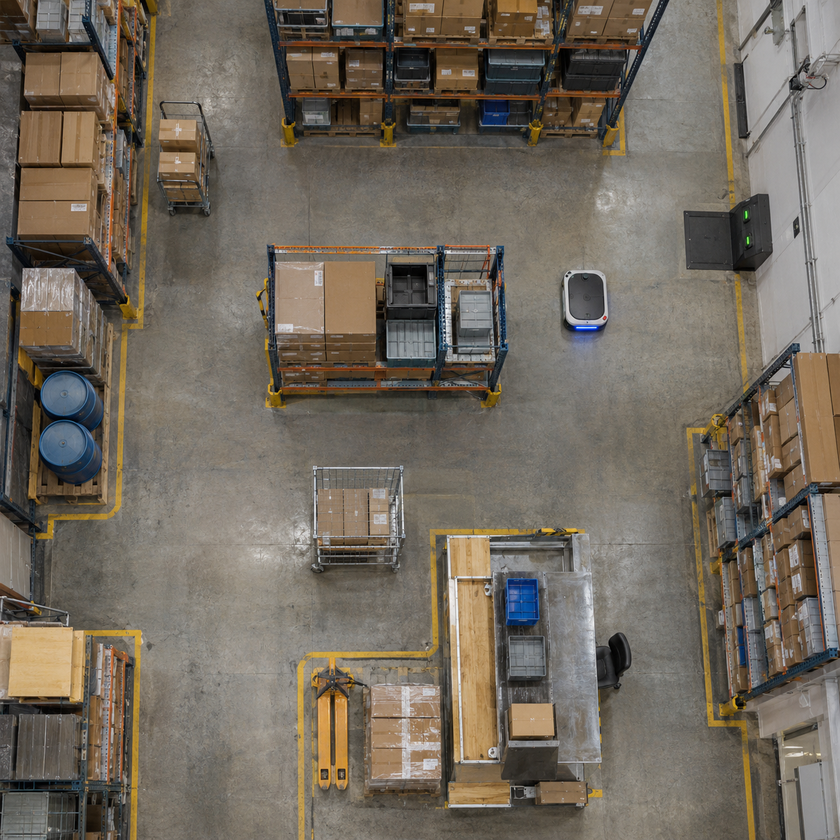
#> input picture data/maps/map_1.png, 840 x 840 px, shrunk from 1254 x 1254 before the run
$ python -i preprocessing.py   (imports and definitions only)
#> lines starting #> are read from the running program, lines starting #| are printed output that depends on the picture; after the words box and inside, x2 and y2 are one past the last pixel; in counts of white or black regions, pixels touching at a corner belong together
#> further down, picture is the input picture: shape (840, 840, 3); mean B, G, R 94, 105.7, 114.2
from dataclasses import dataclass
from pathlib import Path
from typing import Literal

import cv2
import numpy as np


MorphologyMode = Literal["none", "open", "close"]
SUPPORTED_SUFFIXES = {".png", ".jpg", ".jpeg"}


class ImageProcessingError(ValueError):
	"""Raised when an image cannot be loaded or processed safely."""


@dataclass(frozen=True)
class ProcessingOptions:
	threshold: int = 128
	otsu: bool = True
	adaptive: bool = False
	block_size: int = 11
	adaptive_c: int = 2
	morphology: MorphologyMode = "none"
	kernel_size: int = 3
	light_pixels_are_obstacles: bool = False

	def __post_init__(self) -> None:
		for name in ("threshold", "block_size", "adaptive_c", "kernel_size"):
			value = getattr(self, name)
			if isinstance(value, bool) or not isinstance(value, int):
				raise ImageProcessingError(f"{name} must be an integer.")
		for name in ("otsu", "adaptive", "light_pixels_are_obstacles"):
			if not isinstance(getattr(self, name), bool):
				raise ImageProcessingError(f"{name} must be Boolean.")
		if self.otsu and self.adaptive:
			raise ImageProcessingError("Otsu and adaptive thresholding cannot be enabled together.")
		if not 0 <= self.threshold <= 255:
			raise ImageProcessingError("Threshold must be between 0 and 255.")
		if self.block_size < 3 or self.block_size % 2 == 0:
			raise ImageProcessingError("Adaptive block size must be an odd number of at least 3.")
		if not -50 <= self.adaptive_c <= 50:
			raise ImageProcessingError("Adaptive C must be between -50 and 50.")
		if self.morphology not in ("none", "open", "close"):
			raise ImageProcessingError("Morphology must be none, open, or close.")
		if self.kernel_size < 1 or self.kernel_size % 2 == 0:
			raise ImageProcessingError("Morphology kernel size must be a positive odd number.")


def load_image(path: str | Path) -> np.ndarray:
	"""Load a supported local image as an 8-bit BGR array, including Unicode paths."""
	image_path = Path(path).expanduser()
	if image_path.suffix.lower() not in SUPPORTED_SUFFIXES:
		raise ImageProcessingError("Choose a PNG, JPG, or JPEG image.")

	try:
		encoded_file = np.frombuffer(image_path.read_bytes(), dtype=np.uint8)
	except OSError as error:
		raise ImageProcessingError(f"Unable to read image: {error}") from error

	if encoded_file.size == 0:
		raise ImageProcessingError("The selected image file is empty.")

	image = cv2.imdecode(encoded_file, cv2.IMREAD_COLOR)
	if image is None or image.size == 0:
		raise ImageProcessingError("The selected file is not a readable image.")
	return image


def to_grayscale(image: np.ndarray) -> np.ndarray:
	"""Convert a uint8 grayscale, BGR, or BGRA image into an 8-bit grayscale image."""
	if not isinstance(image, np.ndarray) or image.size == 0:
		raise ImageProcessingError("Image data is empty.")
	if image.dtype != np.uint8:
		raise ImageProcessingError("Image data must use 8-bit pixels.")
	if image.ndim == 2:
		return image
	if image.ndim != 3:
		raise ImageProcessingError("Image must be grayscale, BGR, or BGRA.")
	if image.shape[2] == 3:
		return cv2.cvtColor(image, cv2.COLOR_BGR2GRAY)
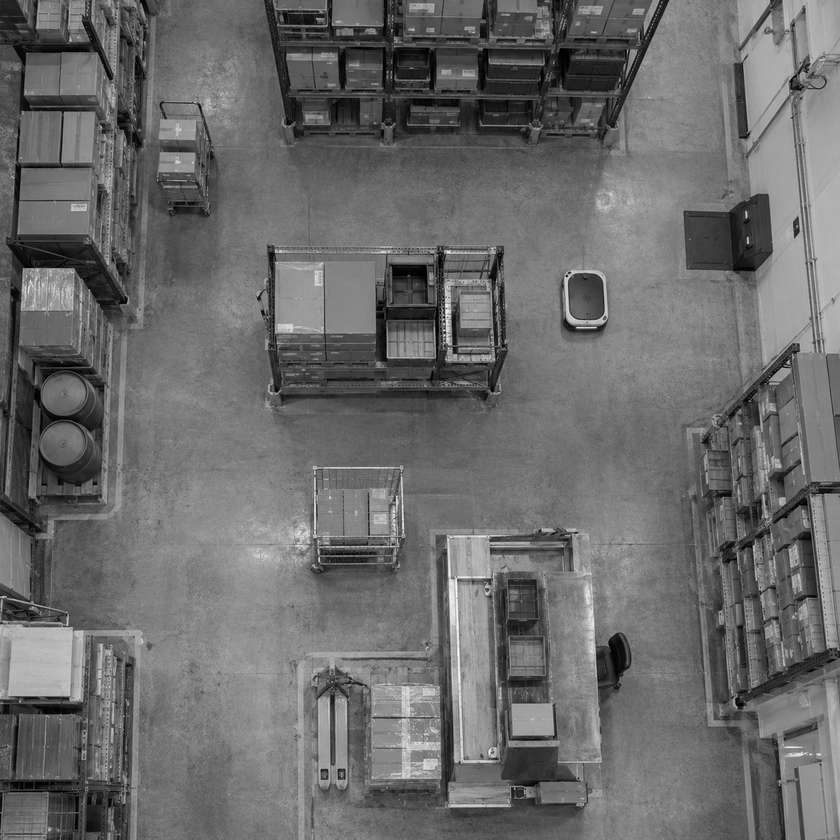
#> returned value: shape (840, 840); min 0, max 254, mean 106.9
	if image.shape[2] == 4:
		return cv2.cvtColor(image, cv2.COLOR_BGRA2GRAY)
	raise ImageProcessingError("Color images must have 3 (BGR) or 4 (BGRA) channels.")


def preprocess_image(image: np.ndarray, options: ProcessingOptions | None = None) -> np.ndarray:
	"""Return a binary uint8 image where obstacles are black and free space is white."""
	settings = options or ProcessingOptions()
	grayscale = to_grayscale(image)

	if settings.adaptive:
		binary = cv2.adaptiveThreshold(
			grayscale,
			255,
			cv2.ADAPTIVE_THRESH_GAUSSIAN_C,
			cv2.THRESH_BINARY,
			settings.block_size,
			settings.adaptive_c,
		)
	elif settings.otsu:
		smoothed = cv2.GaussianBlur(grayscale, (3, 3), 0)
		_, binary = cv2.threshold(
			smoothed,
			0,
			255,
			cv2.THRESH_BINARY | cv2.THRESH_OTSU,
		)
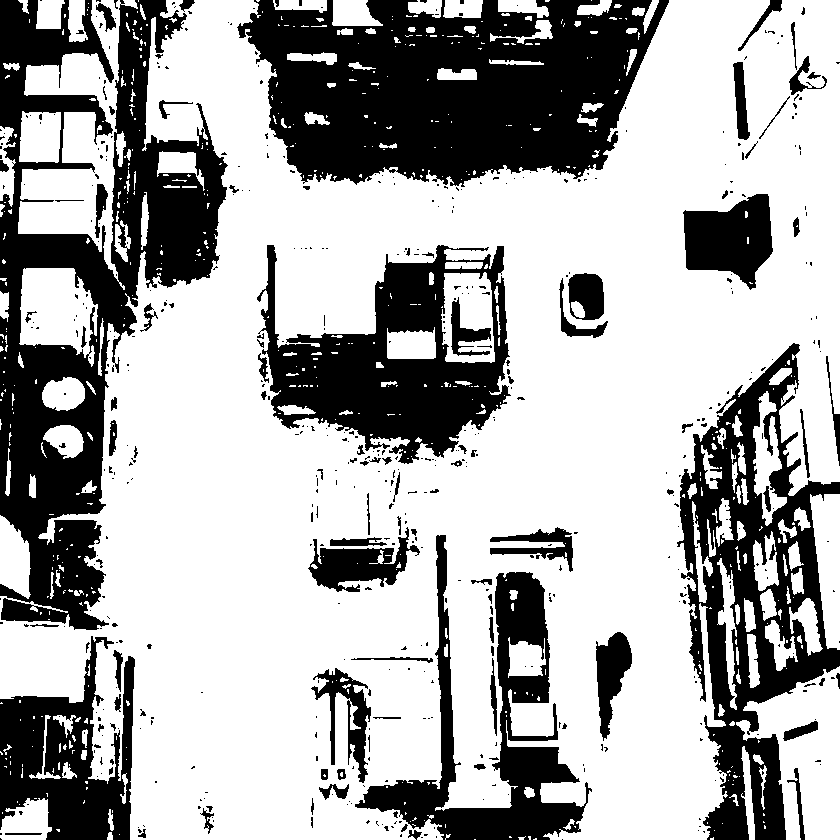
#> binary: shape (840, 840); 67.1% white; 544 black regions (440 under 20 px), largest, box (x1, y1, x2, y2) and area: (0, 0, 228, 630) 56904, (237, 0, 669, 187) 56649, (677, 343, 840, 840) 31782
	else:
		_, binary = cv2.threshold(
			grayscale,
			settings.threshold,
			255,
			cv2.THRESH_BINARY,
		)

	if settings.light_pixels_are_obstacles:
		binary = cv2.bitwise_not(binary)

	if settings.morphology != "none":
		kernel = np.ones((settings.kernel_size, settings.kernel_size), dtype=np.uint8)
		obstacle_mask = cv2.bitwise_not(binary)
		operation = cv2.MORPH_OPEN if settings.morphology == "open" else cv2.MORPH_CLOSE
		obstacle_mask = cv2.morphologyEx(obstacle_mask, operation, kernel)
		binary = cv2.bitwise_not(obstacle_mask)

	return binary

>>> import cv2
>>> picture = cv2.imread('../../../data/maps/map_1.png')
>>> result = preprocess_image(picture)

$ run again, on data/maps/map_2.png
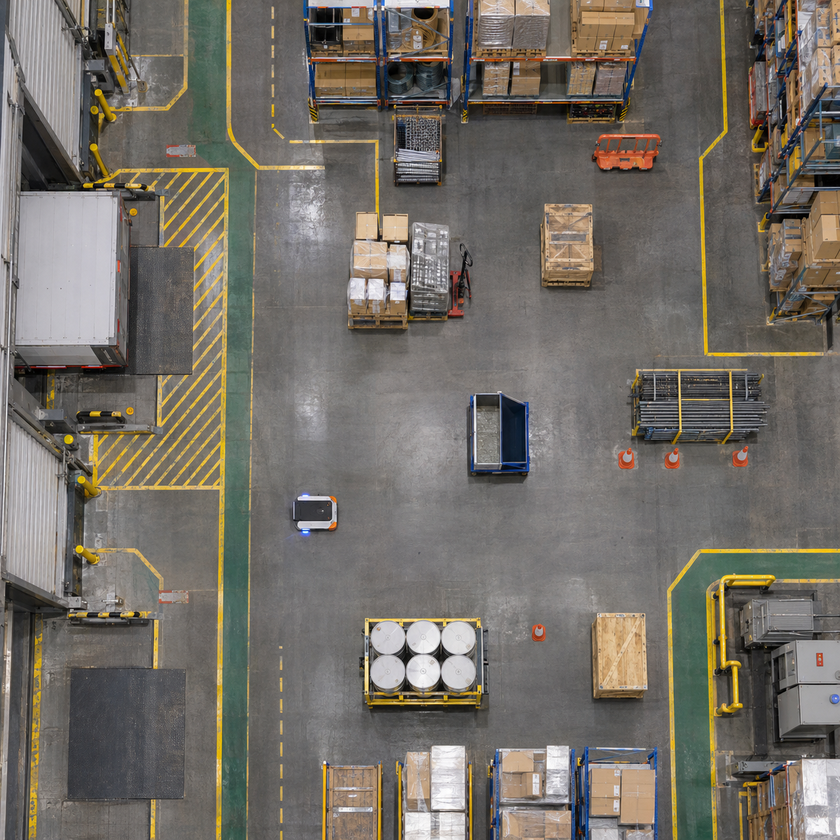
#> input picture data/maps/map_2.png, 840 x 840 px, shrunk from 1254 x 1254 before the run
#> picture is the input picture: shape (840, 840, 3); mean B, G, R 102.6, 110.4, 115.5
#> in to_grayscale, `return cv2.cvtColor(image, cv2.COLOR_BGR2GRAY)`:
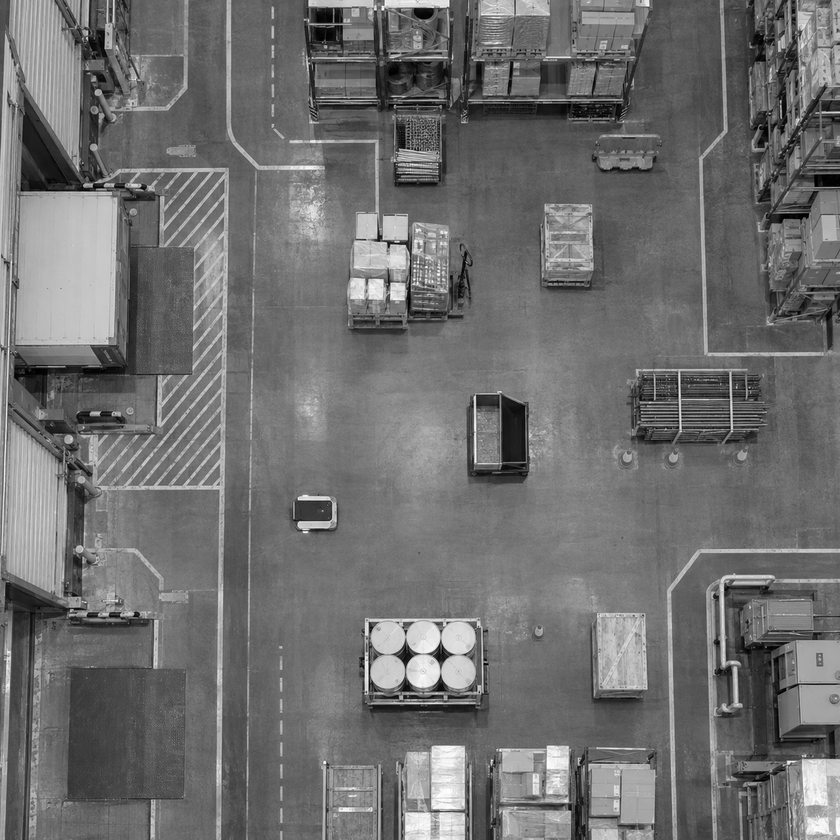
#> returned value: shape (840, 840); min 0, max 255, mean 111.1
#> in preprocess_image, `_, binary = cv2.threshold( smoothed, 0, 255, cv2.THRESH_BINARY | cv2.T..`:
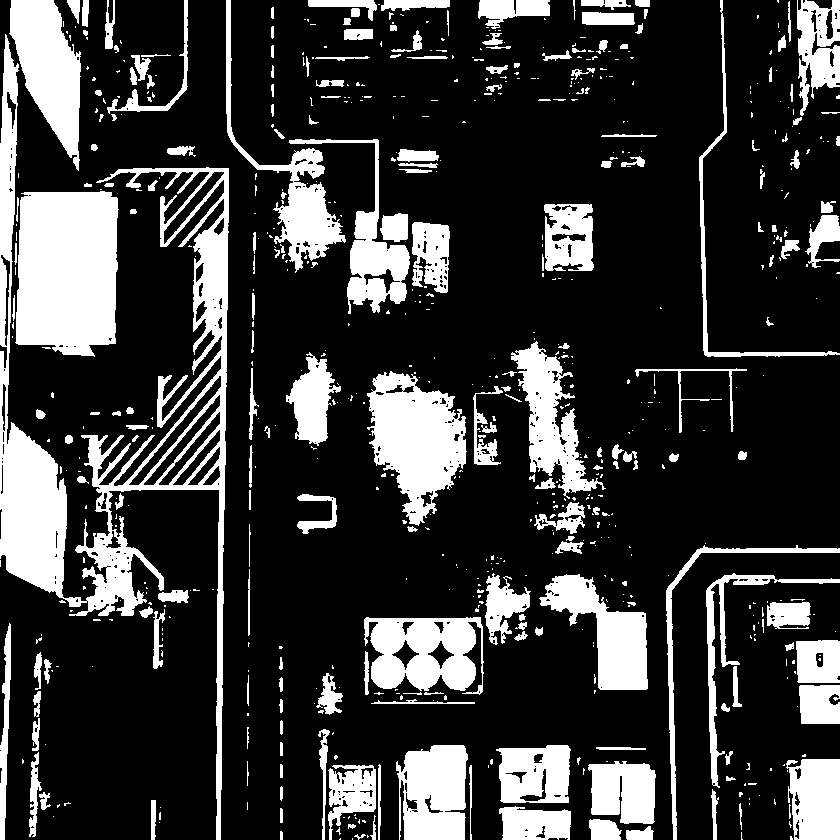
#> binary: shape (840, 840); 22.5% white; 688 white regions (472 under 20 px), largest, box (x1, y1, x2, y2) and area: (0, 34, 229, 840) 29994, (15, 191, 119, 357) 15346, (367, 371, 467, 526) 9132

$ run again, on data/maps/map_3.png
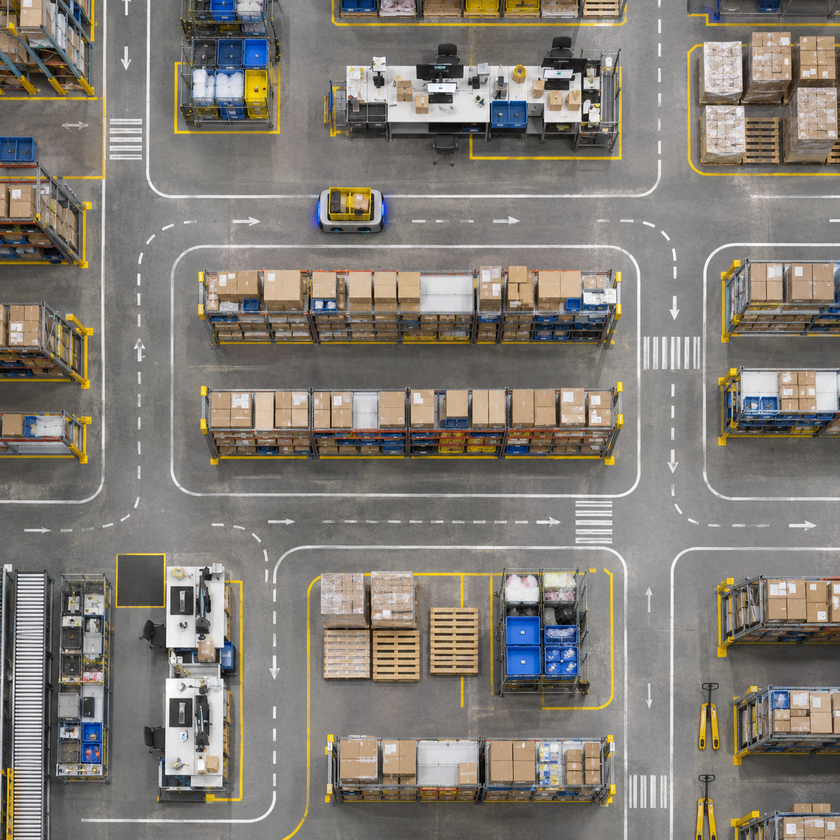
#> input picture data/maps/map_3.png, 840 x 840 px, shrunk from 1254 x 1254 before the run
#> picture is the input picture: shape (840, 840, 3); mean B, G, R 117.5, 124.9, 130.1
#> in to_grayscale, `return cv2.cvtColor(image, cv2.COLOR_BGR2GRAY)`:
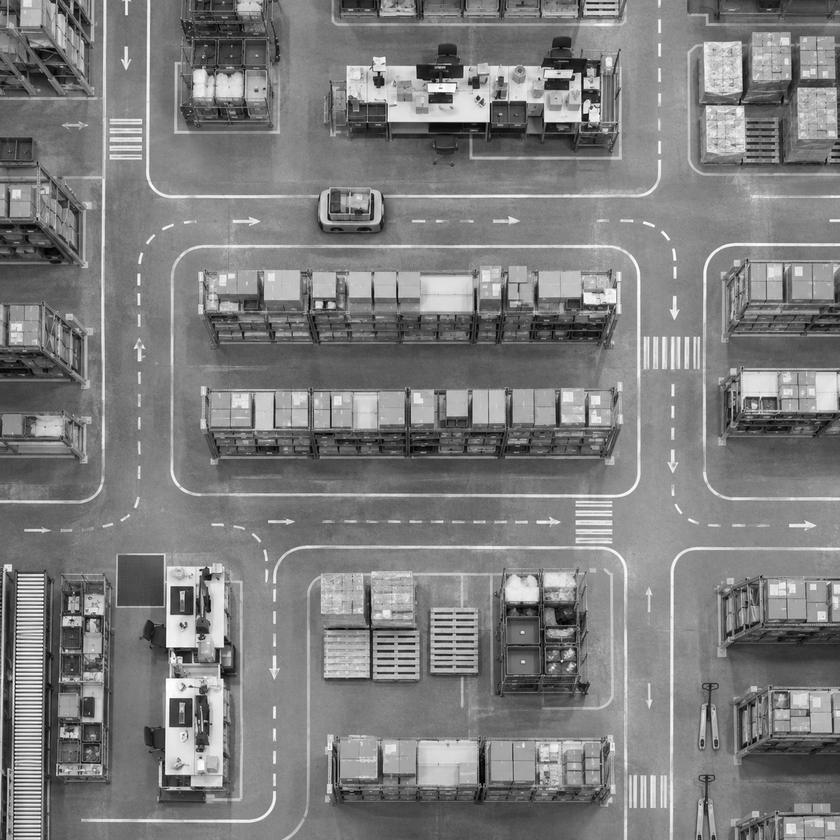
#> returned value: shape (840, 840); min 0, max 255, mean 125.6
#> in preprocess_image, `_, binary = cv2.threshold( smoothed, 0, 255, cv2.THRESH_BINARY | cv2.T..`:
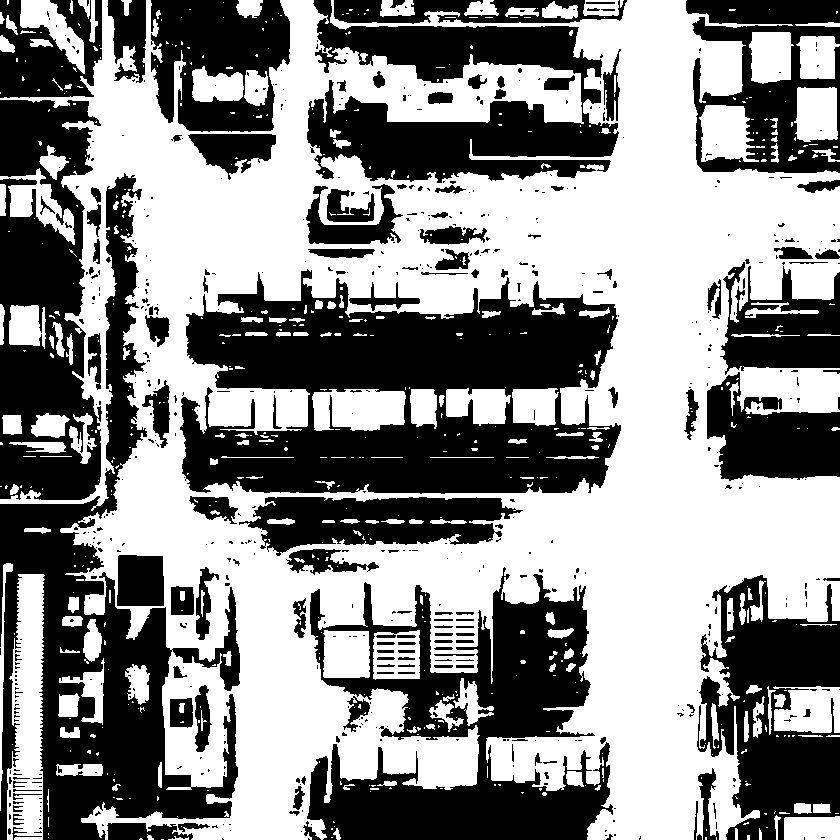
#> binary: shape (840, 840); 54.9% white; 604 black regions (461 under 20 px), largest, box (x1, y1, x2, y2) and area: (180, 269, 621, 494) 62488, (0, 173, 240, 840) 44816, (307, 567, 613, 840) 38595

$ run again, on data/maps/map_4.png
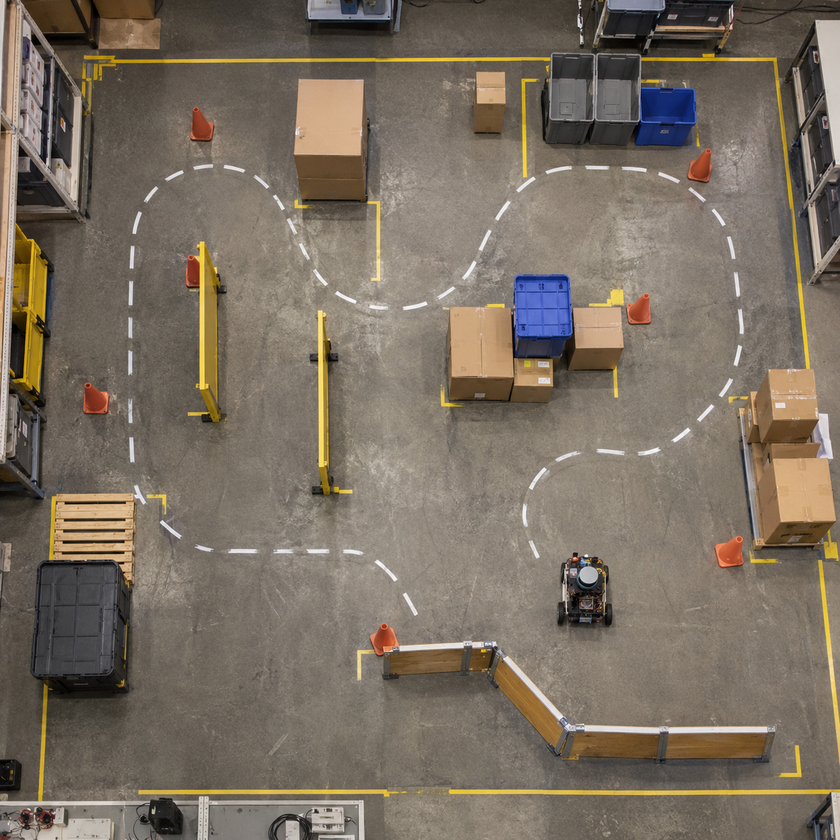
#> input picture data/maps/map_4.png, 840 x 840 px, shrunk from 1254 x 1254 before the run
#> picture is the input picture: shape (840, 840, 3); mean B, G, R 97.7, 111.2, 122.4
#> in to_grayscale, `return cv2.cvtColor(image, cv2.COLOR_BGR2GRAY)`:
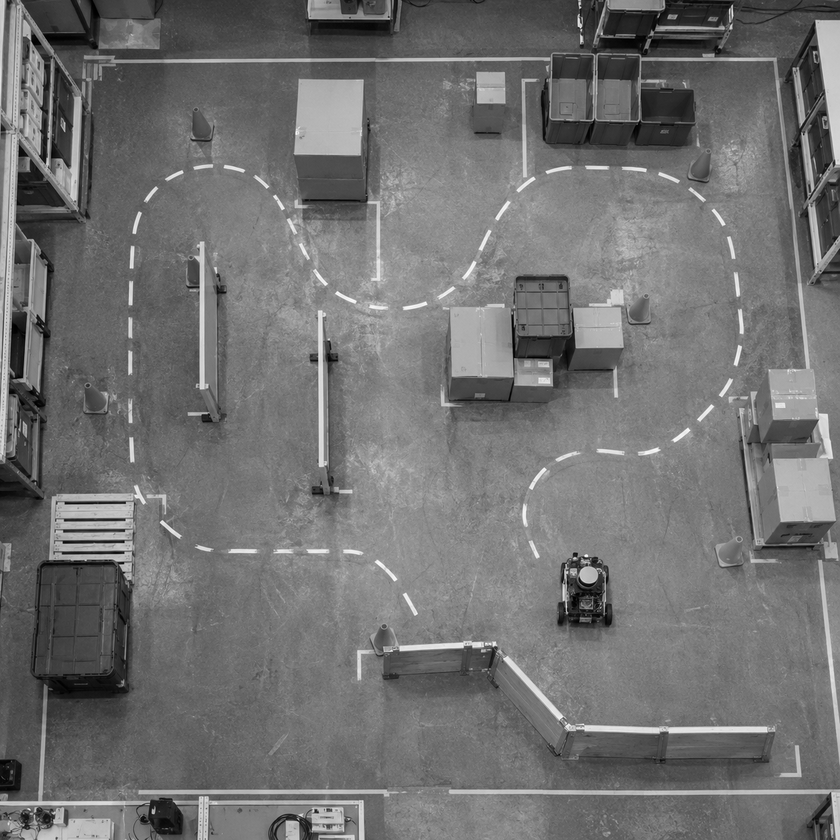
#> returned value: shape (840, 840); min 0, max 255, mean 113
#> in preprocess_image, `_, binary = cv2.threshold( smoothed, 0, 255, cv2.THRESH_BINARY | cv2.T..`:
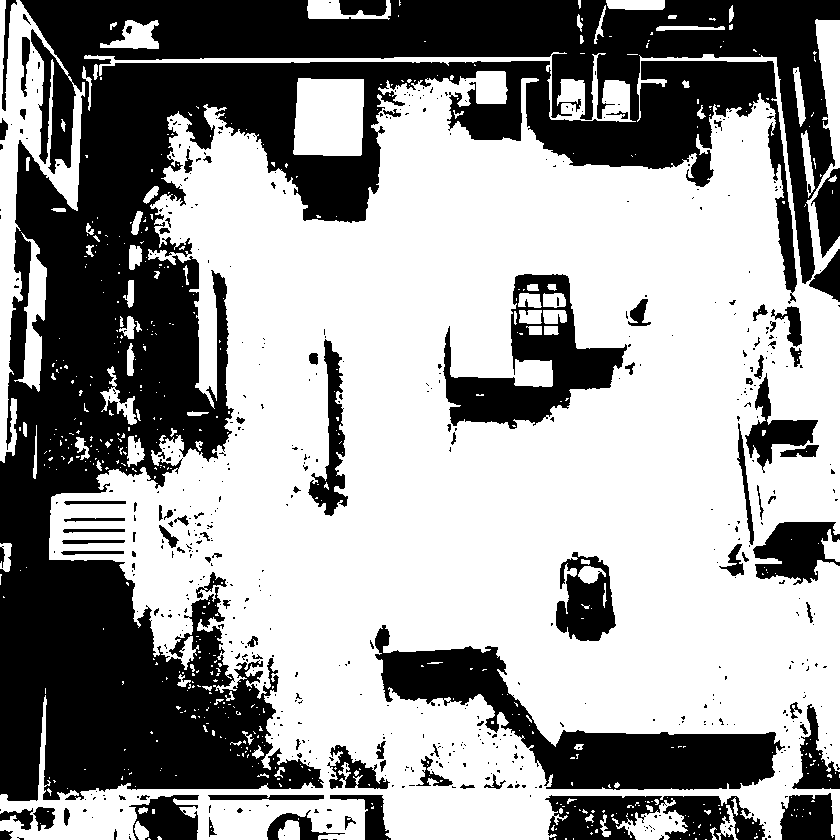
#> binary: shape (840, 840); 60.3% white; 597 black regions (500 under 20 px), largest, box (x1, y1, x2, y2) and area: (0, 0, 840, 801) 208303, (375, 625, 785, 790) 20095, (443, 274, 627, 429) 10756
